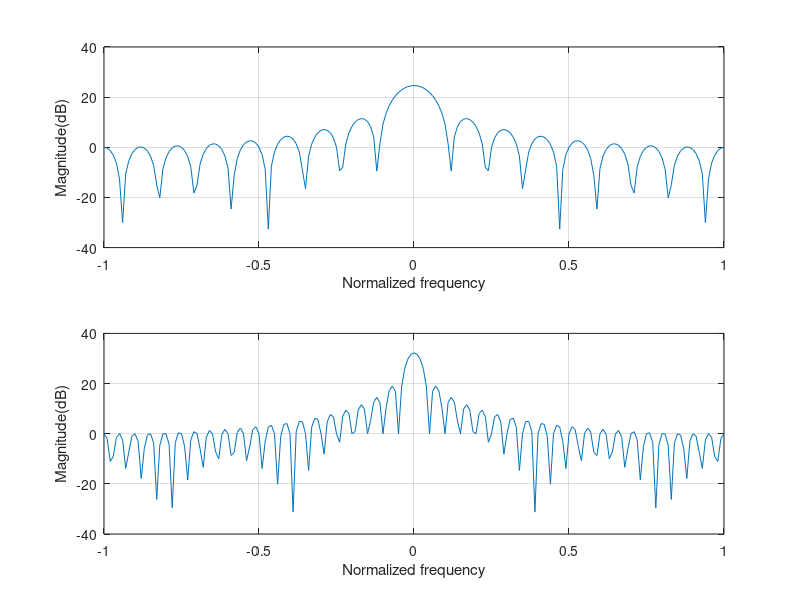

MATLAB code for this plot:
%
% example3_8.m - Ploting magnitude responses of rectangular
%                windows
%

% For the book "Real Time Digital Signal Processing: 
%               Fundamentals, Implementation and Application, 3rd Ed"
%               By Sen M. Kuo, Bob H. Lee, and Wenshun Tian
%               Publisher: John Wiley and Sons, Ltd

M = 8;                     % M = 8 (First window)
L = 2*M+1;                 % Window length
wn = [ones(1,L)];          % Fectangular window
omega = -pi:2*pi/200:pi;   % Frequency range
Hd = freqz(wn,1,omega);    % Frequency response
mag = 20*log10(abs(Hd));   % Log scale

M1 = 20;                   % M = 20 (Second window)
L1 = 2*M1+1;               % Window length
wn1 = [ones(1,L1)];        % Rectangular window
omega = -pi:2*pi/200:pi;   % Frequency range
Hd1 = freqz(wn1,1,omega);  % Frequency response
mag1 = 20*log10(abs(Hd1)); % Log scale

subplot(2,1,1), plot((omega/pi),mag), ...
    xlabel('Normalized frequency'), ylabel('Magnitude(dB)'), grid;
axis([-1 1 -40 40]);
subplot(2,1,2), plot((omega/pi),mag1), ...
    xlabel('Normalized frequency'), ylabel('Magnitude(dB)'), grid;
axis([-1 1 -40 40]);